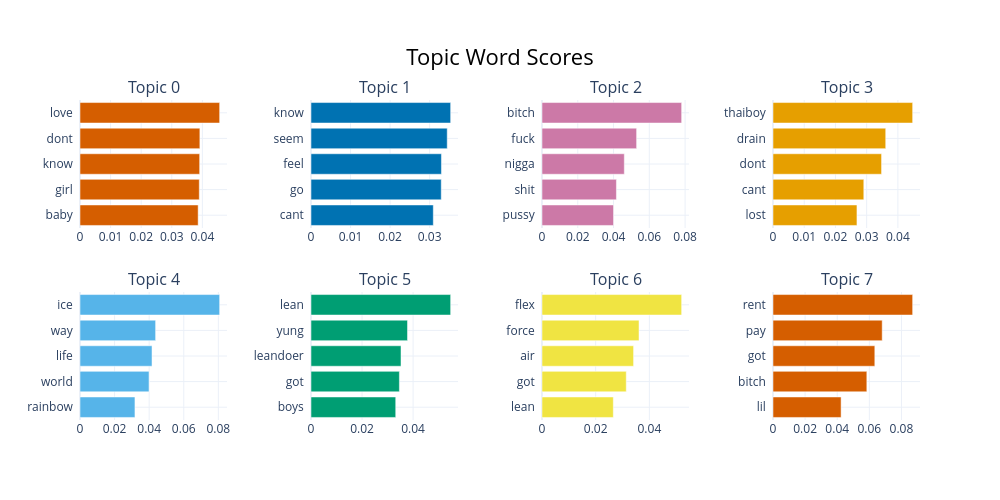

The notebook cell this image was saved under:
### Code cell
topic_model.visualize_barchart()

### Figure 1 — Plotly figure (JSON) as saved in the notebook; plotly's stock layout.template omitted (floating-point values rounded to 4 significant figures)
{"data": [{"marker": {"color": "#D55E00"}, "orientation": "h", "type": "bar", "x": [0.03863, 0.039, 0.03912, 0.03919, 0.04565], "xaxis": "x", "y": ["baby  ", "girl  ", "know  ", "dont  ", "love  "], "yaxis": "y"}, {"marker": {"color": "#0072B2"}, "orientation": "h", "type": "bar", "x": [0.03093, 0.03293, 0.03298, 0.03445, 0.03531], "xaxis": "x2", "y": ["cant  ", "go  ", "feel  ", "seem  ", "know  "], "yaxis": "y2"}, {"marker": {"color": "#CC79A7"}, "orientation": "h", "type": "bar", "x": [0.03998, 0.04161, 0.04602, 0.05291, 0.07808], "xaxis": "x3", "y": ["pussy  ", "shit  ", "nigga  ", "fuck  ", "bitch  "], "yaxis": "y3"}, {"marker": {"color": "#E69F00"}, "orientation": "h", "type": "bar", "x": [0.02689, 0.02908, 0.03477, 0.0361, 0.04473], "xaxis": "x4", "y": ["lost  ", "cant  ", "dont  ", "drain  ", "thaiboy  "], "yaxis": "y4"}, {"marker": {"color": "#56B4E9"}, "orientation": "h", "type": "bar", "x": [0.03178, 0.03992, 0.04165, 0.04373, 0.08076], "xaxis": "x5", "y": ["rainbow  ", "world  ", "life  ", "way  ", "ice  "], "yaxis": "y5"}, {"marker": {"color": "#009E73"}, "orientation": "h", "type": "bar", "x": [0.0332, 0.03464, 0.03527, 0.03782, 0.05472], "xaxis": "x6", "y": ["boys  ", "got  ", "leandoer  ", "yung  ", "lean  "], "yaxis": "y6"}, {"marker": {"color": "#F0E442"}, "orientation": "h", "type": "bar", "x": [0.02657, 0.0314, 0.03412, 0.03614, 0.05203], "xaxis": "x7", "y": ["lean  ", "got  ", "air  ", "force  ", "flex  "], "yaxis": "y7"}, {"marker": {"color": "#D55E00"}, "orientation": "h", "type": "bar", "x": [0.04242, 0.05844, 0.06342, 0.06802, 0.08698], "xaxis": "x8", "y": ["lil  ", "bitch  ", "got  ", "pay  ", "rent  "], "yaxis": "y8"}], "layout": {"annotations": [{"font": {"size": 16}, "showarrow": false, "text": "Topic 0", "x": 0.0875, "xanchor": "center", "xref": "paper", "y": 1, "yanchor": "bottom", "yref": "paper"}, {"font": {"size": 16}, "showarrow": false, "text": "Topic 1", "x": 0.3625, "xanchor": "center", "xref": "paper", "y": 1, "yanchor": "bottom", "yref": "paper"}, {"font": {"size": 16}, "showarrow": false, "text": "Topic 2", "x": 0.6375, "xanchor": "center", "xref": "paper", "y": 1, "yanchor": "bottom", "yref": "paper"}, {"font": {"size": 16}, "showarrow": false, "text": "Topic 3", "x": 0.9125, "xanchor": "center", "xref": "paper", "y": 1, "yanchor": "bottom", "yref": "paper"}, {"font": {"size": 16}, "showarrow": false, "text": "Topic 4", "x": 0.0875, "xanchor": "center", "xref": "paper", "y": 0.4, "yanchor": "bottom", "yref": "paper"}, {"font": {"size": 16}, "showarrow": false, "text": "Topic 5", "x": 0.3625, "xanchor": "center", "xref": "paper", "y": 0.4, "yanchor": "bottom", "yref": "paper"}, {"font": {"size": 16}, "showarrow": false, "text": "Topic 6", "x": 0.6375, "xanchor": "center", "xref": "paper", "y": 0.4, "yanchor": "bottom", "yref": "paper"}, {"font": {"size": 16}, "showarrow": false, "text": "Topic 7", "x": 0.9125, "xanchor": "center", "xref": "paper", "y": 0.4, "yanchor": "bottom", "yref": "paper"}], "height": 500, "hoverlabel": {"bgcolor": "white", "font": {"family": "Rockwell", "size": 16}}, "showlegend": false, "title": {"font": {"color": "Black", "size": 22}, "text": "Topic Word Scores", "x": 0.5, "xanchor": "center", "yanchor": "top"}, "width": 1000, "xaxis": {"anchor": "y", "domain": [0, 0.175], "showgrid": true}, "xaxis2": {"anchor": "y2", "domain": [0.275, 0.45], "showgrid": true}, "xaxis3": {"anchor": "y3", "domain": [0.55, 0.725], "showgrid": true}, "xaxis4": {"anchor": "y4", "domain": [0.825, 1], "showgrid": true}, "xaxis5": {"anchor": "y5", "domain": [0, 0.175], "showgrid": true}, "xaxis6": {"anchor": "y6", "domain": [0.275, 0.45], "showgrid": true}, "xaxis7": {"anchor": "y7", "domain": [0.55, 0.725], "showgrid": true}, "xaxis8": {"anchor": "y8", "domain": [0.825, 1], "showgrid": true}, "yaxis": {"anchor": "x", "domain": [0.6, 1], "showgrid": true}, "yaxis2": {"anchor": "x2", "domain": [0.6, 1], "showgrid": true}, "yaxis3": {"anchor": "x3", "domain": [0.6, 1], "showgrid": true}, "yaxis4": {"anchor": "x4", "domain": [0.6, 1], "showgrid": true}, "yaxis5": {"anchor": "x5", "domain": [0, 0.4], "showgrid": true}, "yaxis6": {"anchor": "x6", "domain": [0, 0.4], "showgrid": true}, "yaxis7": {"anchor": "x7", "domain": [0, 0.4], "showgrid": true}, "yaxis8": {"anchor": "x8", "domain": [0, 0.4], "showgrid": true}}}
